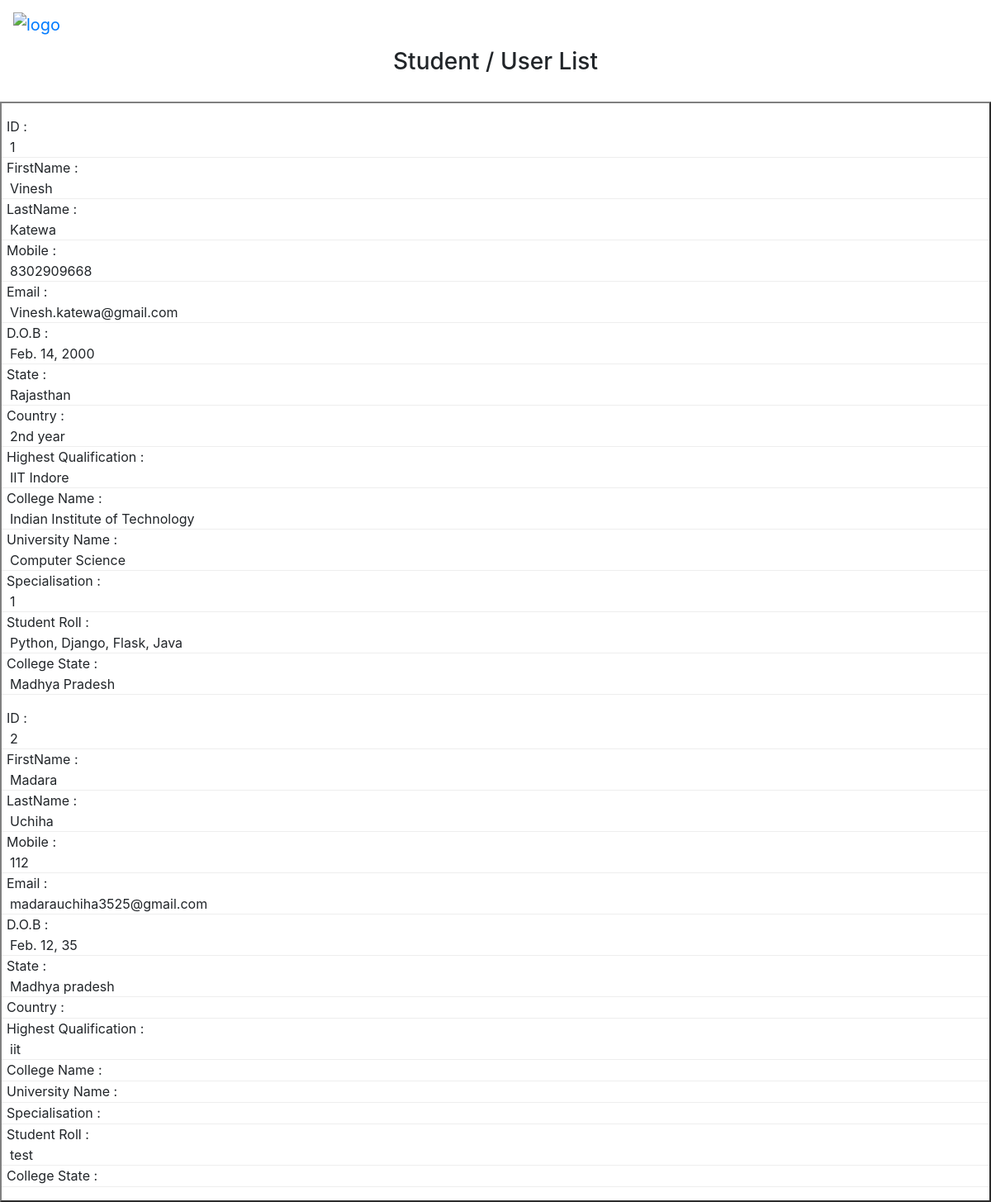
/user/user_list, run on the app's committed database.
### loginRegister/models.py (models this page shows)
class studentUser(models.Model):
    student_id = models.AutoField(primary_key=True)
    first_name = models.CharField(max_length=100)
    last_name = models.CharField(max_length=100)
    email = models.EmailField(max_length=100, unique=True)
    phone = models.BigIntegerField()
    birth_date = models.DateField()
    country = models.CharField(max_length=100)
    state = models.CharField(max_length=100)
    highest_qualification = models.CharField(max_length=100, default='')
    university_name = models.CharField(max_length=100, default='')
    roll_no = models.CharField(max_length=100, default='')
    specialisation = models.CharField(max_length=100, default='')
    college_state = models.CharField(max_length=100, default='')
    college = models.CharField(max_length=100)
    skill_set = models.CharField(max_length=100)
    profileImg = models.CharField(max_length=100, default='photo.jpg')
    date_of_reg = models.DateTimeField(default=timezone.now)
    no_of_courses = models.IntegerField(default=0)
    password = models.CharField(max_length=100)

### loginRegister/views.py (the view)
# urls.py: path('user/user_list', loginviews.user_list, name='user_list'),
def user_list(request):
    users_data = studentUser.objects.all()
    return render(request, 'user_list.html', {'users': users_data})

### loginRegister/templates/user_list.html (shortened to what this page needs)
{% load static %}
<!DOCTYPE html>
<html xmlns="http://www.w3.org/1999/xhtml"
      xmlns:th="http://www.thymeleaf.org">
<head>
  		<link rel="stylesheet" href="https://maxcdn.bootstrapcdn.com/bootstrap/4.4.1/css/bootstrap.min.css">
</head>
<body>
<nav class="navbar navbar-expand-sm">
  <a class="navbar-brand" href="/admin/admin_successLogin">
    <img src="{% static 'images/Caramel-Horz.png' %}" alt="logo" style="width:240px; height:65px; margin:0px 0px 0px 0px;">
  </a>
 </nav>
<div align="center">
    <h3>Student / User List</h3><br/>
    <table role="table"  border="2px 1px 1px 1px solid"  cellpadding="10px">
        <tbody  role="rowgroup">
          {% for user in users %}
          <tr role="row">
            <tr th:each="user : ${listUsers}">
                <td role="cell" th:text="${user.id}">{{ user.student_id }}</td>
                <td role="cell" th:text="${user.firstName}">{{ user.first_name }}</td>
                <td role="cell" th:text="${user.lastName}">{{ user.last_name }}</td>
                <td role="cell" th:text="${user.mobile}">{{ user.phone }}</td>
                <td role="cell" th:text="${user.email}">{{ user.email }}</td>
                <td role="cell" th:text="${user.dob}">{{ user.birth_date }}</td>
                <td role="cell" th:text="${user.state}">{{ user.state }}</td>
                <td role="cell" th:text="${user.qualification}">{{ user.highest_qualification }}</td>
                <td role="cell" th:text="${user.college}">{{ user.college }}</td>
                <td role="cell" th:text="${user.university}">{{ user.university_name }}</td>
                <td role="cell" th:text="${user.specialisation}">{{ user.specialisation }}</td>
                <td role="cell" th:text="${user.roll}">{{ user.roll_no }}</td>
                <td role="cell" th:text="${user.skill}">{{ user.skill_set }}</td>
                <td role="cell" th:text="${user.cstate}">{{ user.college_state }}</td>
            </tr>
           </tr>
           {% endfor %}
        </tbody>
    </table>
</div>
</body>
</html>

### loginRegister/templates/user_list.html (style rules this page uses)
@media only screen 
    and (max-width: 760px), (min-device-width: 768px) 
    and (max-device-width: 1024px) { table, thead, tbody, th, td, tr { display: block; } }
@media only screen 
    and (max-width: 760px), (min-device-width: 768px) 
    and (max-device-width: 1024px) { tr { margin: 0 0 1rem 0; } }
@media only screen 
    and (max-width: 760px), (min-device-width: 768px) 
    and (max-device-width: 1024px) { tr:nth-child(odd) { background: #ccc; } }
@media only screen 
    and (max-width: 760px), (min-device-width: 768px) 
    and (max-device-width: 1024px) { td { border: none; border-bottom: 1px solid #eee; position: relative; padding: 25px 0px 0px 10px; } }
@media only screen 
    and (max-width: 760px), (min-device-width: 768px) 
    and (max-device-width: 1024px) { td:before { position: absolute; top: 0; left: 6px; width: 45%; padding-right: 10px; white-space: nowrap; } }
@media only screen 
    and (max-width: 760px), (min-device-width: 768px) 
    and (max-device-width: 1024px) { td:nth-of-type(1):before { content: "ID :"; } }
@media only screen 
    and (max-width: 760px), (min-device-width: 768px) 
    and (max-device-width: 1024px) { td:nth-of-type(2):before { content: "FirstName :"; } }
@media only screen 
    and (max-width: 760px), (min-device-width: 768px) 
    and (max-device-width: 1024px) { td:nth-of-type(3):before { content: "LastName :"; } }
@media only screen 
    and (max-width: 760px), (min-device-width: 768px) 
    and (max-device-width: 1024px) { td:nth-of-type(4):before { content: "Mobile :"; } }
@media only screen 
    and (max-width: 760px), (min-device-width: 768px) 
    and (max-device-width: 1024px) { td:nth-of-type(5):before { content: "Email :"; } }
@media only screen 
    and (max-width: 760px), (min-device-width: 768px) 
    and (max-device-width: 1024px) { td:nth-of-type(6):before { content: "D.O.B :"; } }
@media only screen 
    and (max-width: 760px), (min-device-width: 768px) 
    and (max-device-width: 1024px) { td:nth-of-type(7):before { content: "State :"; } }
@media only screen 
    and (max-width: 760px), (min-device-width: 768px) 
    and (max-device-width: 1024px) { td:nth-of-type(8):before { content: "Country :"; } }
@media only screen 
    and (max-width: 760px), (min-device-width: 768px) 
    and (max-device-width: 1024px) { td:nth-of-type(9):before { content: "Highest Qualification :"; } }
@media only screen 
    and (max-width: 760px), (min-device-width: 768px) 
    and (max-device-width: 1024px) { td:nth-of-type(10):before { content: "College Name :"; } }
@media only screen 
    and (max-width: 760px), (min-device-width: 768px) 
    and (max-device-width: 1024px) { td:nth-of-type(11):before { content: "University Name :"; } }
@media only screen 
    and (max-width: 760px), (min-device-width: 768px) 
    and (max-device-width: 1024px) { td:nth-of-type(12):before { content: "Specialisation :"; } }
@media only screen 
    and (max-width: 760px), (min-device-width: 768px) 
    and (max-device-width: 1024px) { td:nth-of-type(13):before { content: "Student Roll :"; } }
@media only screen 
    and (max-width: 760px), (min-device-width: 768px) 
    and (max-device-width: 1024px) { td:nth-of-type(14):before { content: "College State :"; } }

### data on the page
studentUser: student_id "1", first_name "Vinesh", last_name "Katewa", phone "8302909668", email "Vinesh.katewa@gmail.com", birth_date "Feb. 14, 2000", state "Rajasthan", highest_qualification "2nd year", college "IIT Indore", university_name "Indian Institute of Technology", specialisation "Computer Science", roll_no "1", skill_set "Python, Django, Flask, Java", college_state "Madhya Pradesh"
studentUser: student_id "2", first_name "Madara", last_name "Uchiha", phone "112", email "madarauchiha3525@gmail.com", birth_date "Feb. 12, 35", state "Madhya pradesh", college "iit", skill_set "test"
